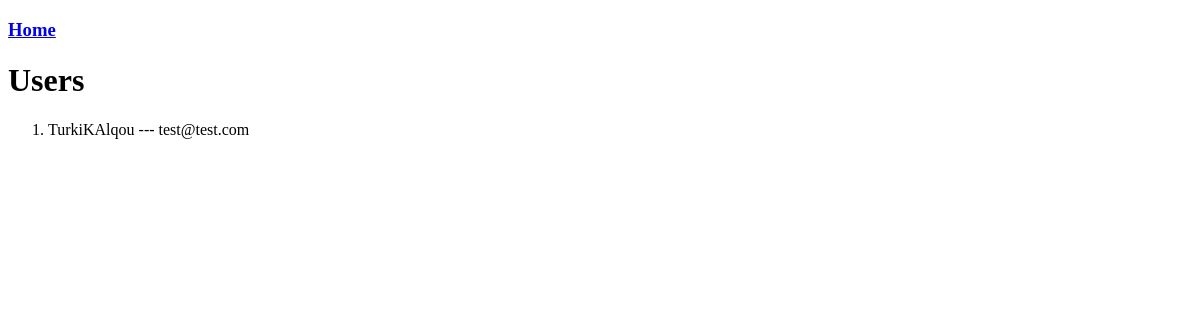
Before: /users/ with the older database file.
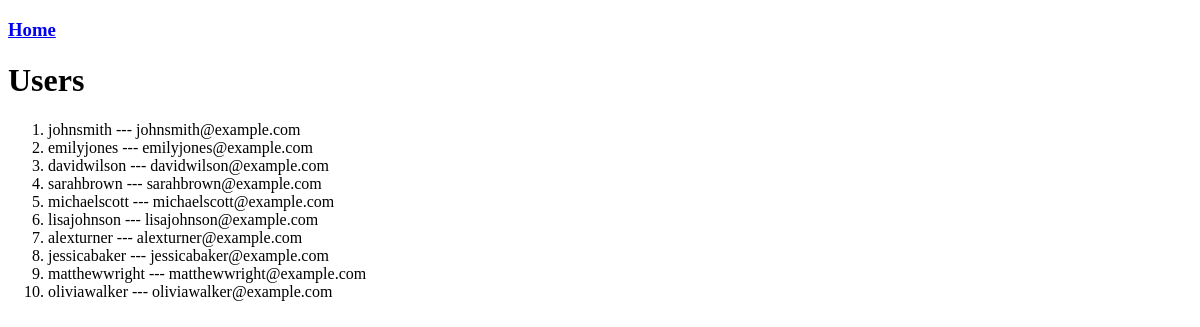
After: the same page with the newer database file.
### blog/models.py (models this page shows, shortened)
class User(models.Model):
    username = models.CharField(max_length=255, unique=True)
    email = models.EmailField(max_length=255, unique=True)
    password = models.CharField(max_length=255)

### blog/views.py (the view)
# urls.py: path('users/', views.users, name='users'),
def users(request):
    myusers = User.objects.all().values()
    template = loader.get_template('users.html')
    context = {
        'myusers': myusers
    }
    return HttpResponse(template.render(context, request))

### blog/templates/users.html (shortened to what this page needs)
{% extends "master.html" %}
{% block content %}
  <h3><a href="/">Home</a></h3>
  <h1>Users</h1>
  <ol>
    {% for user in myusers %}
      <li>{{ user.username }}  ---  {{ user.email }}</li>
    {% endfor %}
  </ol>
{% endblock %}

Changed rows visible on the page:
removed User: username "TurkiKAlqou", email "test@test.com"
added User: username "johnsmith", email "johnsmith@example.com"
added User: username "emilyjones", email "emilyjones@example.com"
added User: username "davidwilson", email "davidwilson@example.com"
added User: username "sarahbrown", email "sarahbrown@example.com"
added User: username "michaelscott", email "michaelscott@example.com"
added User: username "lisajohnson", email "lisajohnson@example.com"
added User: username "alexturner", email "alexturner@example.com"
added User: username "jessicabaker", email "jessicabaker@example.com"
added User: username "matthewwright", email "matthewwright@example.com"
added User: username "oliviawalker", email "oliviawalker@example.com"
